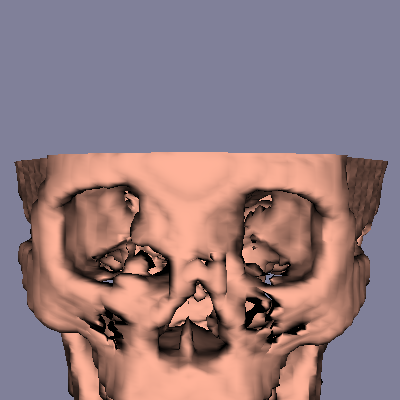

Recreate this plot in Python.
#!/usr/bin/env python

# Generate an isosurface from a CT head volume using
# vtkSynchronizedTemplates3D with triangle generation.

import os

# Factory overrides
import vtkmodules.vtkInteractionStyle  # noqa: F401
import vtkmodules.vtkRenderingOpenGL2  # noqa: F401

from vtkmodules.vtkFiltersCore import vtkSynchronizedTemplates3D
from vtkmodules.vtkIOImage import vtkImageReader
from vtkmodules.vtkRenderingCore import (
    vtkActor,
    vtkPolyDataMapper,
    vtkRenderWindow,
    vtkRenderWindowInteractor,
    vtkRenderer,
)

# Data file path (relative to this script)
data_dir = os.environ.get("VPE_DATA_DIR", os.path.dirname(os.path.abspath(__file__)))

# Reader: load 16-bit CT head volume
reader = vtkImageReader()
reader.SetDataByteOrderToLittleEndian()
reader.SetDataExtent(0, 63, 0, 63, 1, 93)
reader.SetDataSpacing(3.2, 3.2, 1.5)
reader.SetFilePrefix(os.path.join(data_dir, "headsq", "quarter"))
reader.SetDataMask(0x7fff)

# Isosurface with triangle generation
sync_templates = vtkSynchronizedTemplates3D()
sync_templates.SetInputConnection(reader.GetOutputPort())
sync_templates.SetValue(0, 1150)
sync_templates.GenerateTrianglesOn()

mapper = vtkPolyDataMapper()
mapper.SetInputConnection(sync_templates.GetOutputPort())
mapper.ScalarVisibilityOff()

actor = vtkActor()
actor.SetMapper(mapper)
actor.GetProperty().SetColor(1, 0.7, 0.6)

# Renderer
renderer = vtkRenderer()
renderer.AddActor(actor)
renderer.SetBackground(0.5, 0.5, 0.6)

# Window
render_window = vtkRenderWindow()
render_window.AddRenderer(renderer)
render_window.SetSize(400, 400)
render_window.SetWindowName("synchronized templates3d")

# Scene
camera = renderer.GetActiveCamera()
camera.SetPosition(99.8847, 537.926, 15)
camera.SetFocalPoint(99.8847, 109.81, 15)
camera.SetViewAngle(20)
camera.SetViewUp(0, 0, -1)
renderer.ResetCameraClippingRange()

# Interactor
interactor = vtkRenderWindowInteractor()
interactor.SetRenderWindow(render_window)

interactor.Initialize()
interactor.Start()
